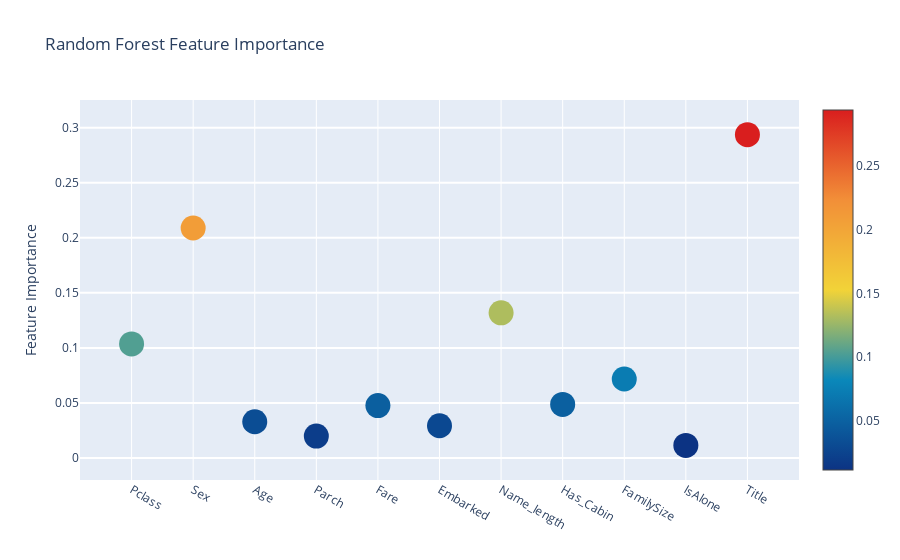
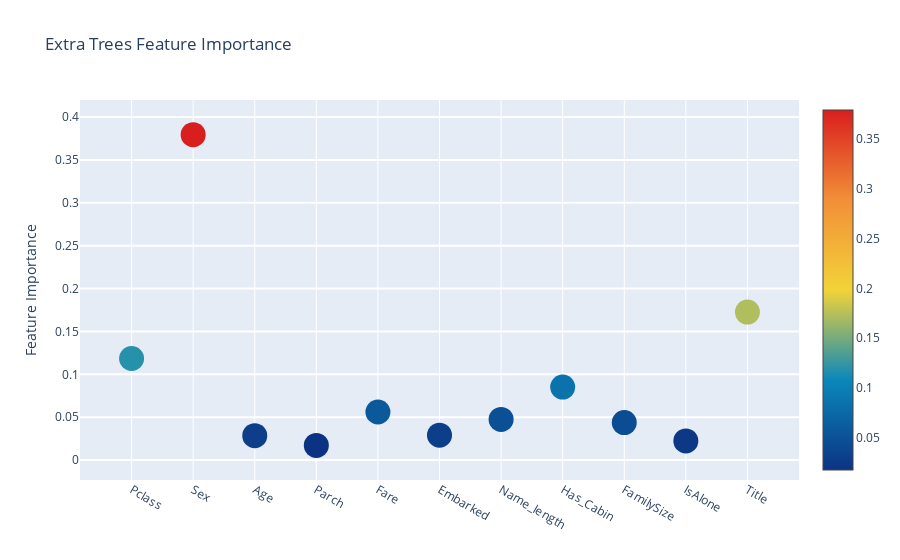
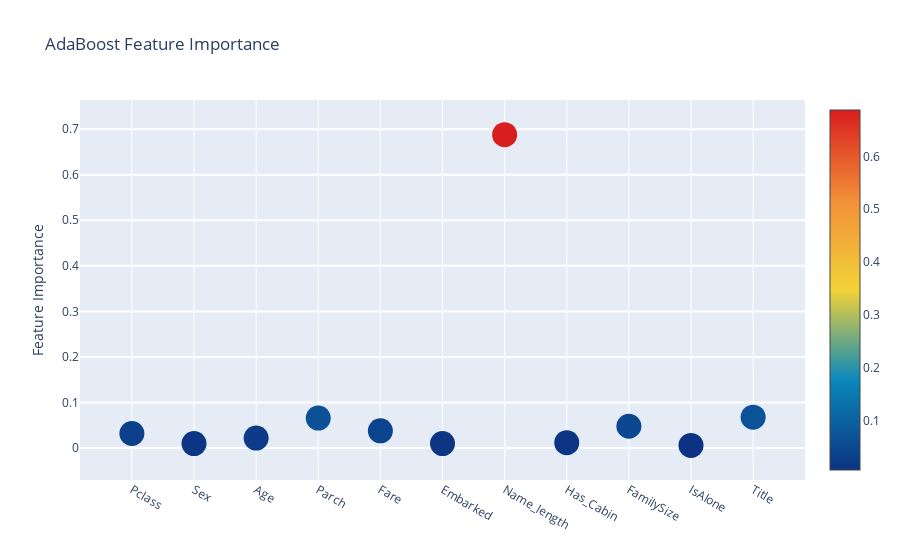
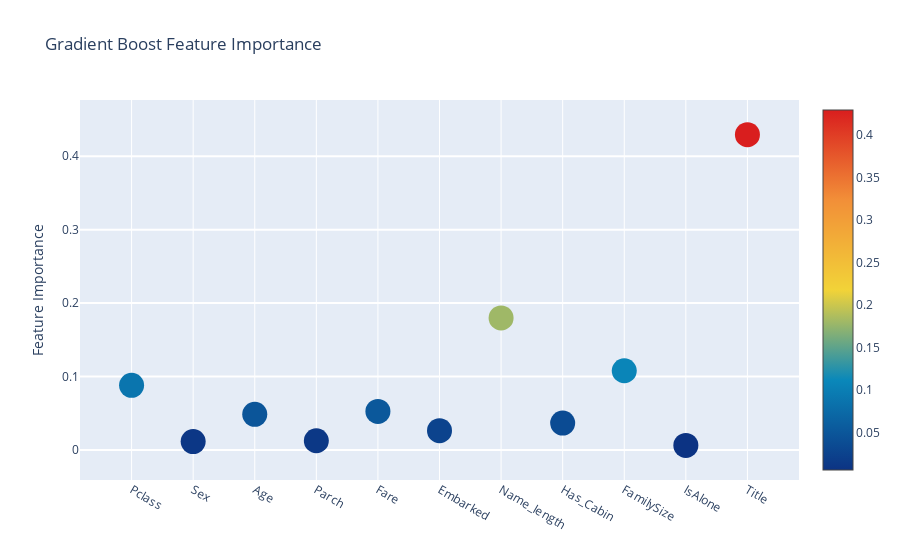

Notebook cell for these charts, in order:
### Markdown cell above
**scatterplot을 통한 feature 중요도**

### Code cell
trace = go.Scatter(
    y=feature_dataframe['Random Forest feature importances'].values, 
    x=feature_dataframe['features'].values,
    mode='markers', 
    marker=dict(
        sizemode = 'diameter', 
        sizeref = 1, 
        size = 25, 
        # size = feature_dataframe['AdaBoost feature importances'].values,
        # color = np.random.randn(500),
        color = feature_dataframe['Random Forest feature importances'].values, 
        colorscale='Portland', 
        showscale=True
    ), 
    text = feature_dataframe['features'].values)

data = [trace]
layout = go.Layout(
    autosize = True,
    title = 'Random Forest Feature Importance',
    hovermode = 'closest',
    # xaxis = dict(title = 'Pop', ticklen=5, zeroline=False, gridwidth=2),
    yaxis = dict(title='Feature Importance', ticklen=5, gridwidth=2),
    showlegend = False
)

fig = go.Figure(data=data, layout=layout)
py.iplot(fig, filename='scatter2010')

# Scatter plot
trace = go.Scatter(
    y=feature_dataframe['Extra Trees feature importances'].values, 
    x=feature_dataframe['features'].values,
    mode='markers', 
    marker=dict(
        sizemode = 'diameter', 
        sizeref = 1, 
        size = 25, 
        # size = feature_dataframe['AdaBoost feature importances'].values,
        # color = np.random.randn(500),
        color = feature_dataframe['Extra Trees feature importances'].values, 
        colorscale='Portland', 
        showscale=True
    ), 
    text = feature_dataframe['features'].values)

data = [trace]
layout = go.Layout(
    autosize = True,
    title = 'Extra Trees Feature Importance',
    hovermode = 'closest',
    # xaxis = dict(title = 'Pop', ticklen=5, zeroline=False, gridwidth=2),
    yaxis = dict(title='Feature Importance', ticklen=5, gridwidth=2),
    showlegend = False
)

fig = go.Figure(data=data, layout=layout)
py.iplot(fig, filename='scatter2010')

# Scatter plot
trace = go.Scatter(
    y=feature_dataframe['AdaBoost feature importances'].values, 
    x=feature_dataframe['features'].values,
    mode='markers', 
    marker=dict(
        sizemode = 'diameter', 
        sizeref = 1, 
        size = 25, 
        # size = feature_dataframe['AdaBoost feature importances'].values,
        # color = np.random.randn(500),
        color = feature_dataframe['AdaBoost feature importances'].values, 
        colorscale='Portland', 
        showscale=True
    ), 
    text = feature_dataframe['features'].values)

data = [trace]
layout = go.Layout(
    autosize = True,
    title = 'AdaBoost Feature Importance',
    hovermode = 'closest',
    # xaxis = dict(title = 'Pop', ticklen=5, zeroline=False, gridwidth=2),
    yaxis = dict(title='Feature Importance', ticklen=5, gridwidth=2),
    showlegend = False
)

fig = go.Figure(data=data, layout=layout)
py.iplot(fig, filename='scatter2010')

# Scatter plot
trace = go.Scatter(
    y=feature_dataframe['Gradient Boost feature importances'].values, 
    x=feature_dataframe['features'].values,
    mode='markers', 
    marker=dict(
        sizemode = 'diameter', 
        sizeref = 1, 
        size = 25, 
        # size = feature_dataframe['AdaBoost feature importances'].values,
        # color = np.random.randn(500),
        color = feature_dataframe['Gradient Boost feature importances'].values, 
        colorscale='Portland', 
        showscale=True
    ), 
    text = feature_dataframe['features'].values)

data = [trace]
layout = go.Layout(
    autosize = True,
    title = 'Gradient Boost Feature Importance',
    hovermode = 'closest',
    # xaxis = dict(title = 'Pop', ticklen=5, zeroline=False, gridwidth=2),
    yaxis = dict(title='Feature Importance', ticklen=5, gridwidth=2),
    showlegend = False
)

fig = go.Figure(data=data, layout=layout)
py.iplot(fig, filename='scatter2010')

### Figure 1 — Plotly figure (JSON) as saved in the notebook; plotly's stock layout.template omitted (floating-point values rounded to 4 significant figures)
{"data": [{"marker": {"color": [0.1037, 0.2089, 0.03295, 0.01995, 0.04768, 0.02931, 0.1319, 0.04866, 0.07181, 0.0115, 0.2937], "colorscale": [[0.0, "rgb(12,51,131)"], [0.25, "rgb(10,136,186)"], [0.5, "rgb(242,211,56)"], [0.75, "rgb(242,143,56)"], [1.0, "rgb(217,30,30)"]], "showscale": true, "size": 25, "sizemode": "diameter", "sizeref": 1}, "mode": "markers", "text": ["Pclass", "Sex", "Age", "Parch", "Fare", "Embarked", "Name_length", "Has_Cabin", "FamilySize", "IsAlone", "Title"], "type": "scatter", "x": ["Pclass", "Sex", "Age", "Parch", "Fare", "Embarked", "Name_length", "Has_Cabin", "FamilySize", "IsAlone", "Title"], "y": [0.1037, 0.2089, 0.03295, 0.01995, 0.04768, 0.02931, 0.1319, 0.04866, 0.07181, 0.0115, 0.2937]}], "layout": {"autosize": true, "hovermode": "closest", "showlegend": false, "title": {"text": "Random Forest Feature Importance"}, "yaxis": {"gridwidth": 2, "ticklen": 5, "title": {"text": "Feature Importance"}}}}

### Figure 2 — Plotly figure (JSON) as saved in the notebook; plotly's stock layout.template omitted (floating-point values rounded to 4 significant figures)
{"data": [{"marker": {"color": [0.1185, 0.3794, 0.02849, 0.01718, 0.05608, 0.02907, 0.04747, 0.08513, 0.04371, 0.02241, 0.1726], "colorscale": [[0.0, "rgb(12,51,131)"], [0.25, "rgb(10,136,186)"], [0.5, "rgb(242,211,56)"], [0.75, "rgb(242,143,56)"], [1.0, "rgb(217,30,30)"]], "showscale": true, "size": 25, "sizemode": "diameter", "sizeref": 1}, "mode": "markers", "text": ["Pclass", "Sex", "Age", "Parch", "Fare", "Embarked", "Name_length", "Has_Cabin", "FamilySize", "IsAlone", "Title"], "type": "scatter", "x": ["Pclass", "Sex", "Age", "Parch", "Fare", "Embarked", "Name_length", "Has_Cabin", "FamilySize", "IsAlone", "Title"], "y": [0.1185, 0.3794, 0.02849, 0.01718, 0.05608, 0.02907, 0.04747, 0.08513, 0.04371, 0.02241, 0.1726]}], "layout": {"autosize": true, "hovermode": "closest", "showlegend": false, "title": {"text": "Extra Trees Feature Importance"}, "yaxis": {"gridwidth": 2, "ticklen": 5, "title": {"text": "Feature Importance"}}}}

### Figure 3 — Plotly figure (JSON) as saved in the notebook; plotly's stock layout.template omitted (floating-point values rounded to 4 significant figures)
{"data": [{"marker": {"color": [0.032, 0.01, 0.022, 0.066, 0.038, 0.01, 0.688, 0.012, 0.048, 0.006, 0.068], "colorscale": [[0.0, "rgb(12,51,131)"], [0.25, "rgb(10,136,186)"], [0.5, "rgb(242,211,56)"], [0.75, "rgb(242,143,56)"], [1.0, "rgb(217,30,30)"]], "showscale": true, "size": 25, "sizemode": "diameter", "sizeref": 1}, "mode": "markers", "text": ["Pclass", "Sex", "Age", "Parch", "Fare", "Embarked", "Name_length", "Has_Cabin", "FamilySize", "IsAlone", "Title"], "type": "scatter", "x": ["Pclass", "Sex", "Age", "Parch", "Fare", "Embarked", "Name_length", "Has_Cabin", "FamilySize", "IsAlone", "Title"], "y": [0.032, 0.01, 0.022, 0.066, 0.038, 0.01, 0.688, 0.012, 0.048, 0.006, 0.068]}], "layout": {"autosize": true, "hovermode": "closest", "showlegend": false, "title": {"text": "AdaBoost Feature Importance"}, "yaxis": {"gridwidth": 2, "ticklen": 5, "title": {"text": "Feature Importance"}}}}

### Figure 4 — Plotly figure (JSON) as saved in the notebook; plotly's stock layout.template omitted (floating-point values rounded to 4 significant figures)
{"data": [{"marker": {"color": [0.08813, 0.01152, 0.04856, 0.01265, 0.05262, 0.02633, 0.1799, 0.03667, 0.1079, 0.006344, 0.4293], "colorscale": [[0.0, "rgb(12,51,131)"], [0.25, "rgb(10,136,186)"], [0.5, "rgb(242,211,56)"], [0.75, "rgb(242,143,56)"], [1.0, "rgb(217,30,30)"]], "showscale": true, "size": 25, "sizemode": "diameter", "sizeref": 1}, "mode": "markers", "text": ["Pclass", "Sex", "Age", "Parch", "Fare", "Embarked", "Name_length", "Has_Cabin", "FamilySize", "IsAlone", "Title"], "type": "scatter", "x": ["Pclass", "Sex", "Age", "Parch", "Fare", "Embarked", "Name_length", "Has_Cabin", "FamilySize", "IsAlone", "Title"], "y": [0.08813, 0.01152, 0.04856, 0.01265, 0.05262, 0.02633, 0.1799, 0.03667, 0.1079, 0.006344, 0.4293]}], "layout": {"autosize": true, "hovermode": "closest", "showlegend": false, "title": {"text": "Gradient Boost Feature Importance"}, "yaxis": {"gridwidth": 2, "ticklen": 5, "title": {"text": "Feature Importance"}}}}
